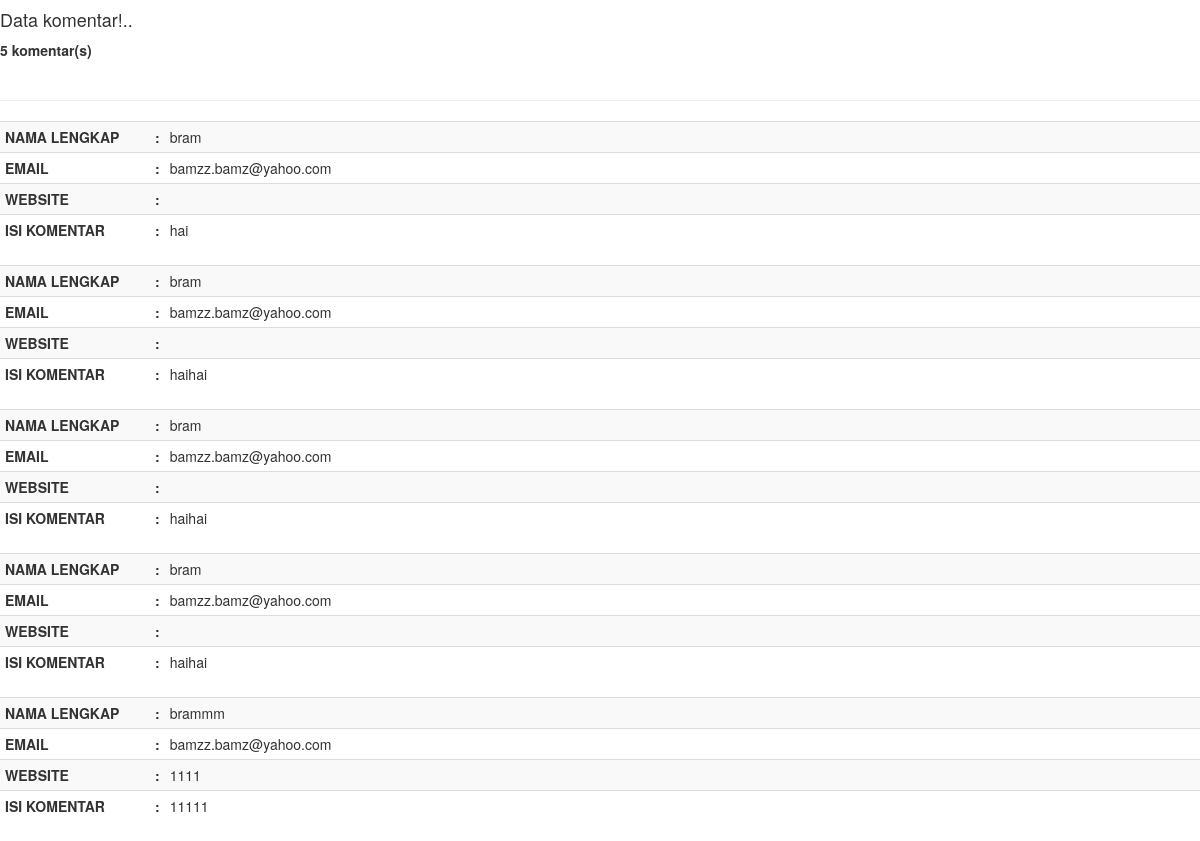
/pesan.php, run on the app's committed database.
### tables this page shows
CREATE TABLE `komentar` (
  `id` varchar(4) NOT NULL,
  `nama` varchar(20) NOT NULL,
  `email` varchar(25) NOT NULL,
  `website` text NOT NULL,
  `komentar` text NOT NULL,
  `date` date NOT NULL
);

### tampilpesan.php (the view, shortened to what this page needs)
<!DOCTYPE html>
<html lang="en">
<head>
  <link rel="stylesheet" href="https://maxcdn.bootstrapcdn.com/bootstrap/3.3.7/css/bootstrap.min.css">
</head>
<?php
function getcomment($id){
include "koneksi.php";
$commentquery = mysqli_query($koneksi, "SELECT * FROM komentar
ORDER BY id DESC") or die(mysqli_error());
$commentNum = mysqli_num_rows($commentquery);
echo "<h4>" . "Data komentar!.." . "</h4>";
echo "<b>" . $commentNum . " komentar(s)" .
"</b>" . "<br />" . "<br />";
echo "<hr>";
while($row = mysqli_fetch_array($commentquery))
 {
 echo '
				<table class="table table-condensed table-striped">
					<tr>
						<th width="150">NAMA LENGKAP</th>
						<th width="10">:</th>
						<td>'.$row['nama'].'</td>
					</tr>
					<tr>
						<th>EMAIL</th>
						<th>:</th>
						<td>'.$row['email'].'</td>
					</tr>
					<tr>
						<th>WEBSITE</th>
						<th>:</th>
						<td>'.$row['website'].'</td>
					</tr>
					<tr>
						<th>ISI KOMENTAR</th>
						<th>:</th>
						<td>'.$row['komentar'].'</td>
					</tr>
				</table>
				';
		}
 }
?>

### data on the page
komentar: nama "bram", email "bamzz.bamz@yahoo.com", komentar "hai"
komentar: nama "bram", email "bamzz.bamz@yahoo.com", komentar "haihai"
komentar: nama "bram", email "bamzz.bamz@yahoo.com", komentar "haihai"
komentar: nama "bram", email "bamzz.bamz@yahoo.com", komentar "haihai"
komentar: nama "brammm", email "bamzz.bamz@yahoo.com", website "1111", komentar "11111"

### other printed values
$commentNum "5"
